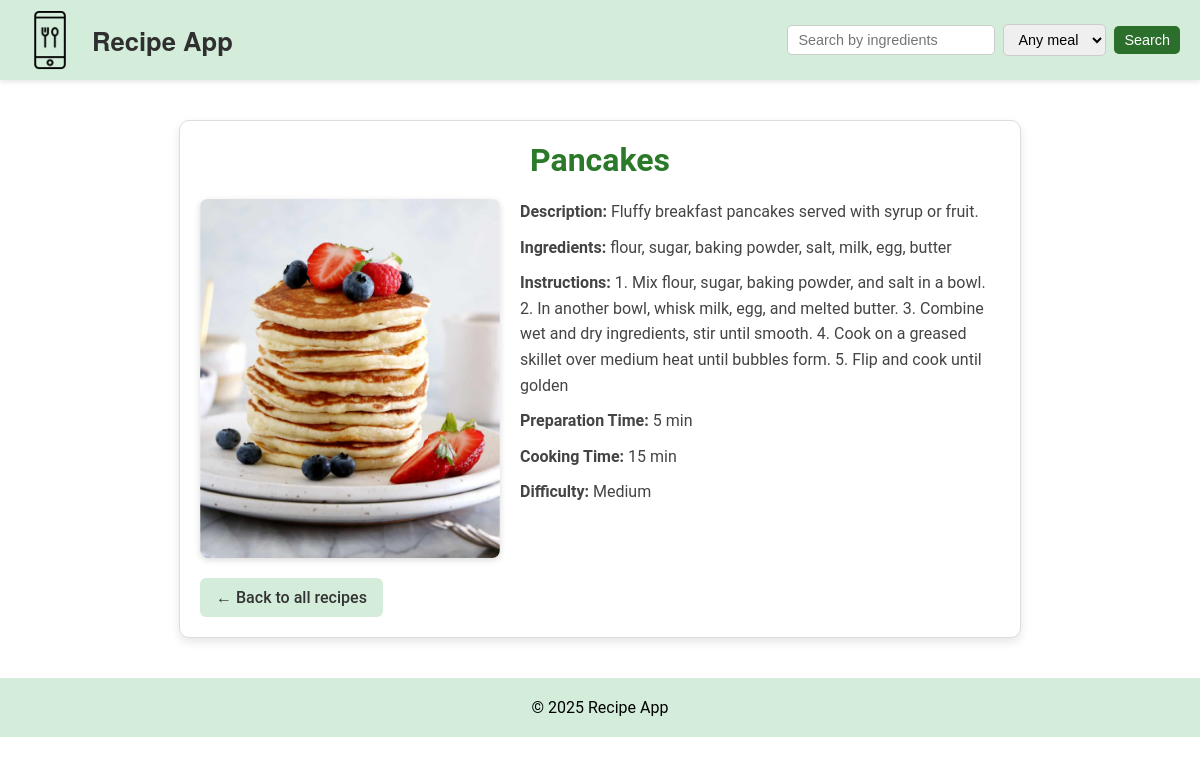
The app's page /recipes/3/ with its own data.
### recipes/models.py (models this page shows, shortened)
class Recipe(models.Model):
    MEAL_TYPE_CHOICES = [
        ("breakfast", "Breakfast"),
        ("lunch", "Lunch"),
        ("dinner", "Dinner"),
        ("snack", "Snack"),
        ("drink", "Drink"),
        ("dessert", "Dessert"),
    ]
    name = models.CharField(max_length=50)
    description = models.TextField(
        blank=True, help_text="Short description of the recipe"
    )
    instructions = models.TextField(
        blank=True, help_text="Step-by-step cooking instructions"
    )
    ingredients = models.TextField(help_text="Comma-separated list of ingredients")
    prep_time = models.PositiveIntegerField(
        help_text="Preparation time in minutes", default=5
    )
    cooking_time = models.PositiveIntegerField(help_text="Cooking time in minutes")
    difficulty = models.CharField(max_length=20, blank=True)
    meal_type = models.CharField(
        max_length=20, choices=MEAL_TYPE_CHOICES, default="dinner"
    )  # 👈 new field
    pic = models.ImageField(upload_to="recipes", default="no_picture.jpg")

### recipes/views.py (the view)
# urls.py: path('<int:pk>/', RecipeDetailView.as_view(), name='recipe_detail'),  # recipe details by ID
class RecipeDetailView(DetailView):
    model = Recipe
    template_name = 'recipes/details.html'
    context_object_name = 'recipe'         # accessible in template as 'recipe'

### recipes/templates/recipes/details.html
{% extends "base.html" %}
{% load static %}
{% block content %}
<div class="recipe-detail-card">
    <h1>{{ recipe.name }}</h1>
    <div class="recipe-detail-content">
        {% if recipe.pic %}
            <img src="{{ recipe.pic.url }}" alt="{{ recipe.name }}" class="recipe-detail-image">
        {% endif %}
        <div class="recipe-detail-info">
            {% if recipe.description %}
                <p><strong>Description:</strong> {{ recipe.description }}</p>
            {% endif %}
            {% if recipe.ingredients %}
                <p><strong>Ingredients:</strong> {{ recipe.ingredients }}</p>
            {% endif %}
            {% if recipe.instructions %}
                <p><strong>Instructions:</strong> {{ recipe.instructions }}</p>
            {% endif %}
            <p><strong>Preparation Time:</strong> {{ recipe.prep_time }} min</p>
            <p><strong>Cooking Time:</strong> {{ recipe.cooking_time }} min</p>
            <p><strong>Difficulty:</strong> {{ recipe.difficulty }}</p>
        </div>
    </div>
    <a href="{% url 'recipes:recipe_list' %}" class="btn-back">← Back to all recipes</a>
</div>
{% endblock %}

### recipes/static/recipes/css/styles.css (style rules this page uses)
body, h1, h2, h3, p, a { font-family: 'Roboto', sans-serif; margin: 0; padding: 0; }
a { text-decoration: none; color: #2c6f2c; font-weight: bold; }
.recipe-detail-card { max-width: 800px; margin: 40px auto; padding: 20px; background: #fff; border: 1px solid #ddd; border-radius: 10px; box-shadow: 0 4px 10px rgba(0,0,0,0.1); }
.recipe-detail-card h1 { font-size: 2rem; margin-bottom: 20px; color: #2a7a2a; text-align: center; }
.recipe-detail-content { display: flex; flex-wrap: wrap; gap: 20px; align-items: flex-start; }
.recipe-detail-image { max-width: 300px; border-radius: 8px; box-shadow: 0 2px 6px rgba(0,0,0,0.15); }
.recipe-detail-info { flex: 1; font-size: 1rem; color: #444; line-height: 1.6; }
.recipe-detail-info p { margin-bottom: 10px; }
.btn-back { display: inline-block; margin-top: 20px; padding: 10px 16px; background-color: #d4edda; border-radius: 6px; text-decoration: none; color: #333; font-weight: 500; transition: background-color 0.2s ease, transform 0.1s ease; }

### records on screen
Recipe: name "Pancakes", pic (picture), description "Fluffy breakfast pancakes served with syrup or fruit.", ingredients "flour, sugar, baking powder, salt, milk, egg, butter", instructions "1. Mix flour, sugar, baking powder, and salt in a bowl. 2. In another bowl, whisk milk, egg, and melted butter. 3. Combine wet and dry ingredients, stir until smooth. 4. Cook on a greased skillet over medium heat until bubbles form. 5. Flip and cook until golden", prep_time "5", cooking_time "15", difficulty "Medium"
